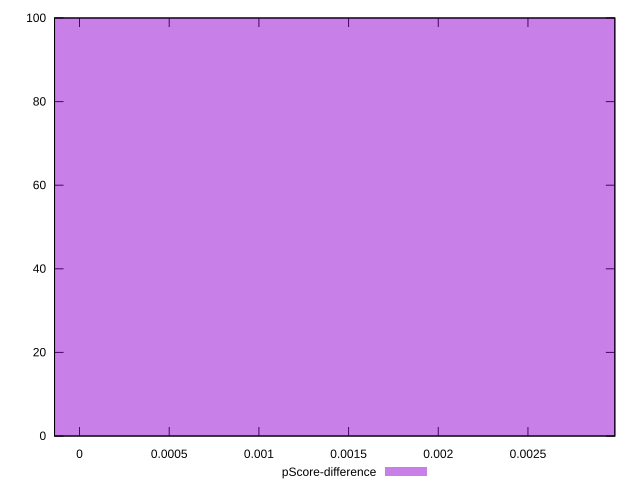

Generate this figure with gnuplot:
reset

$pScoreDifference <<EOF
0 100
EOF

set key outside below
set boxwidth 0.1
set xrange [-0.000139238051684476:0.0029842645953352953]
set yrange [0:100]
set trange [0:100]
set style fill transparent solid 0.5 noborder
set terminal svg size 640, 490 enhanced background rgb 'white'
set output "report_00017_2021-02-10T15-08-03.406Z/estimated-input-latency/samples/pages+cached+noadtech/pScore-difference/histogram.svg"

plot $pScoreDifference title "pScore-difference" with boxes

reset
